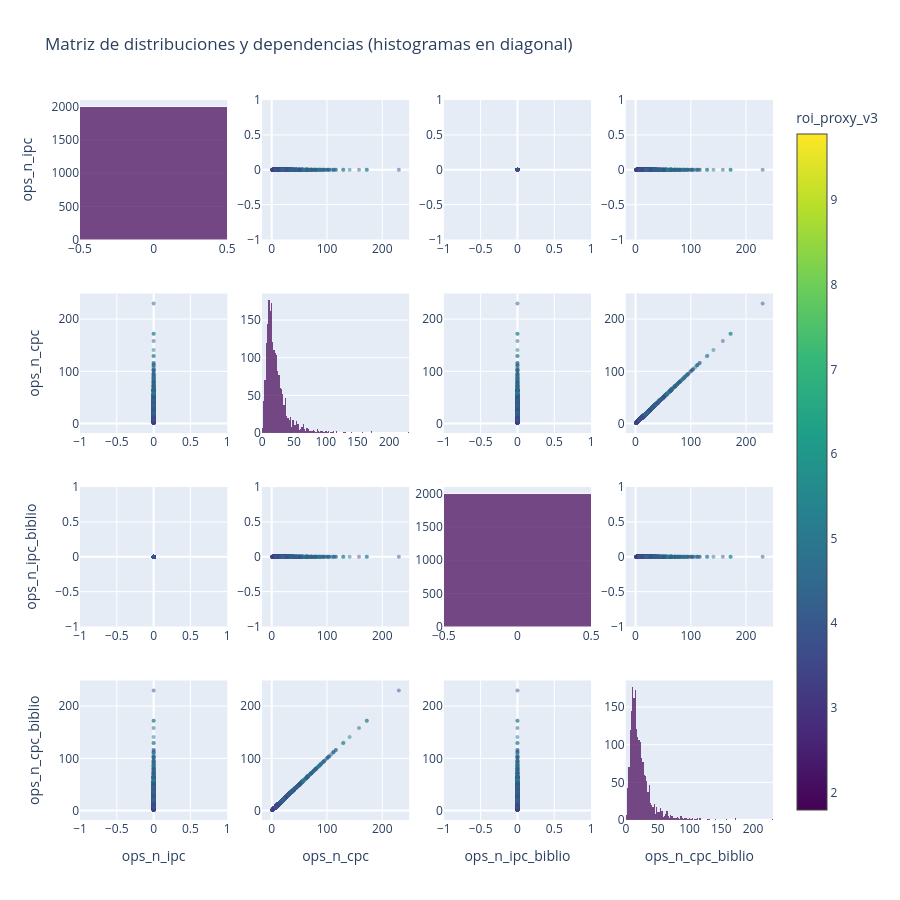

Notebook code for this chart:
### Markdown cell above
### Historigrama y correlación de las variables discretas y comparativa vs roi_proxy_v3

### Code cell
cols = [
    "ops_n_ipc",
    "ops_n_cpc",
    "ops_n_ipc_biblio",
    "ops_n_cpc_biblio",
]

df = df_tablon[cols + ["roi_proxy_v3"]].dropna()
n = len(cols)

fig = make_subplots(
    rows=n,
    cols=n,
    shared_xaxes=False,
    shared_yaxes=False
)

for i, y in enumerate(cols):
    for j, x in enumerate(cols):

        # Diagonal → histogramas
        if i == j:
            fig.add_trace(
                go.Histogram(
                    x=df[x],
                    marker=dict(
                        color="rgba(68,1,84,0.7)"
                    ),
                    showlegend=False
                ),
                row=i+1, col=j+1
            )

        # Fuera de diagonal → scatter
        else:
            fig.add_trace(
                go.Scatter(
                    x=df[x],
                    y=df[y],
                    mode="markers",
                    marker=dict(
                        color=df["roi_proxy_v3"],
                        colorscale="Viridis",
                        size=4,
                        opacity=0.5,
                        showscale=(i == 0 and j == n - 1),
                        colorbar=dict(title="roi_proxy_v3")
                    ),
                    showlegend=False
                ),
                row=i+1, col=j+1
            )

# 🔹 ETIQUETAS DE EJES
for i, col in enumerate(cols):
    # Eje Y (primera columna)
    fig.update_yaxes(
        title_text=col,
        row=i+1,
        col=1
    )

    # Eje X (última fila)
    fig.update_xaxes(
        title_text=col,
        row=n,
        col=i+1
    )

fig.update_layout(
    height=900,
    width=900,
    title="Matriz de distribuciones y dependencias (histogramas en diagonal)",
)

fig.show()

### Figure 1 — Plotly figure (JSON) as saved in the notebook; plotly's stock layout.template omitted (floating-point values rounded to 4 significant figures; data arrays with more than 128 entries replaced by an {"elided": "..."} marker saying what was removed)
{"data": [{"marker": {"color": "rgba(68,1,84,0.7)"}, "showlegend": false, "type": "histogram", "x": {"elided": "2000 int values"}, "xaxis": "x", "yaxis": "y"}, {"marker": {"color": {"elided": "2000 float values"}, "colorbar": {"title": {"text": "roi_proxy_v3"}}, "colorscale": [[0, "#440154"], [0.1111, "#482878"], [0.2222, "#3e4989"], [0.3333, "#31688e"], [0.4444, "#26828e"], [0.5556, "#1f9e89"], [0.6667, "#35b779"], [0.7778, "#6ece58"], [0.8889, "#b5de2b"], [1, "#fde725"]], "opacity": 0.5, "showscale": false, "size": 4}, "mode": "markers", "showlegend": false, "type": "scatter", "x": {"elided": "2000 int values"}, "xaxis": "x2", "y": {"elided": "2000 int values"}, "yaxis": "y2"}, {"marker": {"color": {"elided": "2000 float values"}, "colorbar": {"title": {"text": "roi_proxy_v3"}}, "colorscale": [[0, "#440154"], [0.1111, "#482878"], [0.2222, "#3e4989"], [0.3333, "#31688e"], [0.4444, "#26828e"], [0.5556, "#1f9e89"], [0.6667, "#35b779"], [0.7778, "#6ece58"], [0.8889, "#b5de2b"], [1, "#fde725"]], "opacity": 0.5, "showscale": false, "size": 4}, "mode": "markers", "showlegend": false, "type": "scatter", "x": {"elided": "2000 int values"}, "xaxis": "x3", "y": {"elided": "2000 int values"}, "yaxis": "y3"}, {"marker": {"color": {"elided": "2000 float values"}, "colorbar": {"title": {"text": "roi_proxy_v3"}}, "colorscale": [[0, "#440154"], [0.1111, "#482878"], [0.2222, "#3e4989"], [0.3333, "#31688e"], [0.4444, "#26828e"], [0.5556, "#1f9e89"], [0.6667, "#35b779"], [0.7778, "#6ece58"], [0.8889, "#b5de2b"], [1, "#fde725"]], "opacity": 0.5, "showscale": true, "size": 4}, "mode": "markers", "showlegend": false, "type": "scatter", "x": {"elided": "2000 int values"}, "xaxis": "x4", "y": {"elided": "2000 int values"}, "yaxis": "y4"}, {"marker": {"color": {"elided": "2000 float values"}, "colorbar": {"title": {"text": "roi_proxy_v3"}}, "colorscale": [[0, "#440154"], [0.1111, "#482878"], [0.2222, "#3e4989"], [0.3333, "#31688e"], [0.4444, "#26828e"], [0.5556, "#1f9e89"], [0.6667, "#35b779"], [0.7778, "#6ece58"], [0.8889, "#b5de2b"], [1, "#fde725"]], "opacity": 0.5, "showscale": false, "size": 4}, "mode": "markers", "showlegend": false, "type": "scatter", "x": {"elided": "2000 int values"}, "xaxis": "x5", "y": {"elided": "2000 int values"}, "yaxis": "y5"}, {"marker": {"color": "rgba(68,1,84,0.7)"}, "showlegend": false, "type": "histogram", "x": {"elided": "2000 int values"}, "xaxis": "x6", "yaxis": "y6"}, {"marker": {"color": {"elided": "2000 float values"}, "colorbar": {"title": {"text": "roi_proxy_v3"}}, "colorscale": [[0, "#440154"], [0.1111, "#482878"], [0.2222, "#3e4989"], [0.3333, "#31688e"], [0.4444, "#26828e"], [0.5556, "#1f9e89"], [0.6667, "#35b779"], [0.7778, "#6ece58"], [0.8889, "#b5de2b"], [1, "#fde725"]], "opacity": 0.5, "showscale": false, "size": 4}, "mode": "markers", "showlegend": false, "type": "scatter", "x": {"elided": "2000 int values"}, "xaxis": "x7", "y": {"elided": "2000 int values"}, "yaxis": "y7"}, {"marker": {"color": {"elided": "2000 float values"}, "colorbar": {"title": {"text": "roi_proxy_v3"}}, "colorscale": [[0, "#440154"], [0.1111, "#482878"], [0.2222, "#3e4989"], [0.3333, "#31688e"], [0.4444, "#26828e"], [0.5556, "#1f9e89"], [0.6667, "#35b779"], [0.7778, "#6ece58"], [0.8889, "#b5de2b"], [1, "#fde725"]], "opacity": 0.5, "showscale": false, "size": 4}, "mode": "markers", "showlegend": false, "type": "scatter", "x": {"elided": "2000 int values"}, "xaxis": "x8", "y": {"elided": "2000 int values"}, "yaxis": "y8"}, {"marker": {"color": {"elided": "2000 float values"}, "colorbar": {"title": {"text": "roi_proxy_v3"}}, "colorscale": [[0, "#440154"], [0.1111, "#482878"], [0.2222, "#3e4989"], [0.3333, "#31688e"], [0.4444, "#26828e"], [0.5556, "#1f9e89"], [0.6667, "#35b779"], [0.7778, "#6ece58"], [0.8889, "#b5de2b"], [1, "#fde725"]], "opacity": 0.5, "showscale": false, "size": 4}, "mode": "markers", "showlegend": false, "type": "scatter", "x": {"elided": "2000 int values"}, "xaxis": "x9", "y": {"elided": "2000 int values"}, "yaxis": "y9"}, {"marker": {"color": {"elided": "2000 float values"}, "colorbar": {"title": {"text": "roi_proxy_v3"}}, "colorscale": [[0, "#440154"], [0.1111, "#482878"], [0.2222, "#3e4989"], [0.3333, "#31688e"], [0.4444, "#26828e"], [0.5556, "#1f9e89"], [0.6667, "#35b779"], [0.7778, "#6ece58"], [0.8889, "#b5de2b"], [1, "#fde725"]], "opacity": 0.5, "showscale": false, "size": 4}, "mode": "markers", "showlegend": false, "type": "scatter", "x": {"elided": "2000 int values"}, "xaxis": "x10", "y": {"elided": "2000 int values"}, "yaxis": "y10"}, {"marker": {"color": "rgba(68,1,84,0.7)"}, "showlegend": false, "type": "histogram", "x": {"elided": "2000 int values"}, "xaxis": "x11", "yaxis": "y11"}, {"marker": {"color": {"elided": "2000 float values"}, "colorbar": {"title": {"text": "roi_proxy_v3"}}, "colorscale": [[0, "#440154"], [0.1111, "#482878"], [0.2222, "#3e4989"], [0.3333, "#31688e"], [0.4444, "#26828e"], [0.5556, "#1f9e89"], [0.6667, "#35b779"], [0.7778, "#6ece58"], [0.8889, "#b5de2b"], [1, "#fde725"]], "opacity": 0.5, "showscale": false, "size": 4}, "mode": "markers", "showlegend": false, "type": "scatter", "x": {"elided": "2000 int values"}, "xaxis": "x12", "y": {"elided": "2000 int values"}, "yaxis": "y12"}, {"marker": {"color": {"elided": "2000 float values"}, "colorbar": {"title": {"text": "roi_proxy_v3"}}, "colorscale": [[0, "#440154"], [0.1111, "#482878"], [0.2222, "#3e4989"], [0.3333, "#31688e"], [0.4444, "#26828e"], [0.5556, "#1f9e89"], [0.6667, "#35b779"], [0.7778, "#6ece58"], [0.8889, "#b5de2b"], [1, "#fde725"]], "opacity": 0.5, "showscale": false, "size": 4}, "mode": "markers", "showlegend": false, "type": "scatter", "x": {"elided": "2000 int values"}, "xaxis": "x13", "y": {"elided": "2000 int values"}, "yaxis": "y13"}, {"marker": {"color": {"elided": "2000 float values"}, "colorbar": {"title": {"text": "roi_proxy_v3"}}, "colorscale": [[0, "#440154"], [0.1111, "#482878"], [0.2222, "#3e4989"], [0.3333, "#31688e"], [0.4444, "#26828e"], [0.5556, "#1f9e89"], [0.6667, "#35b779"], [0.7778, "#6ece58"], [0.8889, "#b5de2b"], [1, "#fde725"]], "opacity": 0.5, "showscale": false, "size": 4}, "mode": "markers", "showlegend": false, "type": "scatter", "x": {"elided": "2000 int values"}, "xaxis": "x14", "y": {"elided": "2000 int values"}, "yaxis": "y14"}, {"marker": {"color": {"elided": "2000 float values"}, "colorbar": {"title": {"text": "roi_proxy_v3"}}, "colorscale": [[0, "#440154"], [0.1111, "#482878"], [0.2222, "#3e4989"], [0.3333, "#31688e"], [0.4444, "#26828e"], [0.5556, "#1f9e89"], [0.6667, "#35b779"], [0.7778, "#6ece58"], [0.8889, "#b5de2b"], [1, "#fde725"]], "opacity": 0.5, "showscale": false, "size": 4}, "mode": "markers", "showlegend": false, "type": "scatter", "x": {"elided": "2000 int values"}, "xaxis": "x15", "y": {"elided": "2000 int values"}, "yaxis": "y15"}, {"marker": {"color": "rgba(68,1,84,0.7)"}, "showlegend": false, "type": "histogram", "x": {"elided": "2000 int values"}, "xaxis": "x16", "yaxis": "y16"}], "layout": {"height": 900, "title": {"text": "Matriz de distribuciones y dependencias (histogramas en diagonal)"}, "width": 900, "xaxis": {"anchor": "y", "domain": [0, 0.2125]}, "xaxis10": {"anchor": "y10", "domain": [0.2625, 0.475]}, "xaxis11": {"anchor": "y11", "domain": [0.525, 0.7375]}, "xaxis12": {"anchor": "y12", "domain": [0.7875, 1]}, "xaxis13": {"anchor": "y13", "domain": [0, 0.2125], "title": {"text": "ops_n_ipc"}}, "xaxis14": {"anchor": "y14", "domain": [0.2625, 0.475], "title": {"text": "ops_n_cpc"}}, "xaxis15": {"anchor": "y15", "domain": [0.525, 0.7375], "title": {"text": "ops_n_ipc_biblio"}}, "xaxis16": {"anchor": "y16", "domain": [0.7875, 1], "title": {"text": "ops_n_cpc_biblio"}}, "xaxis2": {"anchor": "y2", "domain": [0.2625, 0.475]}, "xaxis3": {"anchor": "y3", "domain": [0.525, 0.7375]}, "xaxis4": {"anchor": "y4", "domain": [0.7875, 1]}, "xaxis5": {"anchor": "y5", "domain": [0, 0.2125]}, "xaxis6": {"anchor": "y6", "domain": [0.2625, 0.475]}, "xaxis7": {"anchor": "y7", "domain": [0.525, 0.7375]}, "xaxis8": {"anchor": "y8", "domain": [0.7875, 1]}, "xaxis9": {"anchor": "y9", "domain": [0, 0.2125]}, "yaxis": {"anchor": "x", "domain": [0.8063, 1], "title": {"text": "ops_n_ipc"}}, "yaxis10": {"anchor": "x10", "domain": [0.2687, 0.4625]}, "yaxis11": {"anchor": "x11", "domain": [0.2687, 0.4625]}, "yaxis12": {"anchor": "x12", "domain": [0.2687, 0.4625]}, "yaxis13": {"anchor": "x13", "domain": [0, 0.1938], "title": {"text": "ops_n_cpc_biblio"}}, "yaxis14": {"anchor": "x14", "domain": [0, 0.1938]}, "yaxis15": {"anchor": "x15", "domain": [0, 0.1938]}, "yaxis16": {"anchor": "x16", "domain": [0, 0.1938]}, "yaxis2": {"anchor": "x2", "domain": [0.8063, 1]}, "yaxis3": {"anchor": "x3", "domain": [0.8063, 1]}, "yaxis4": {"anchor": "x4", "domain": [0.8063, 1]}, "yaxis5": {"anchor": "x5", "domain": [0.5375, 0.7312], "title": {"text": "ops_n_cpc"}}, "yaxis6": {"anchor": "x6", "domain": [0.5375, 0.7312]}, "yaxis7": {"anchor": "x7", "domain": [0.5375, 0.7312]}, "yaxis8": {"anchor": "x8", "domain": [0.5375, 0.7312]}, "yaxis9": {"anchor": "x9", "domain": [0.2687, 0.4625], "title": {"text": "ops_n_ipc_biblio"}}}}
